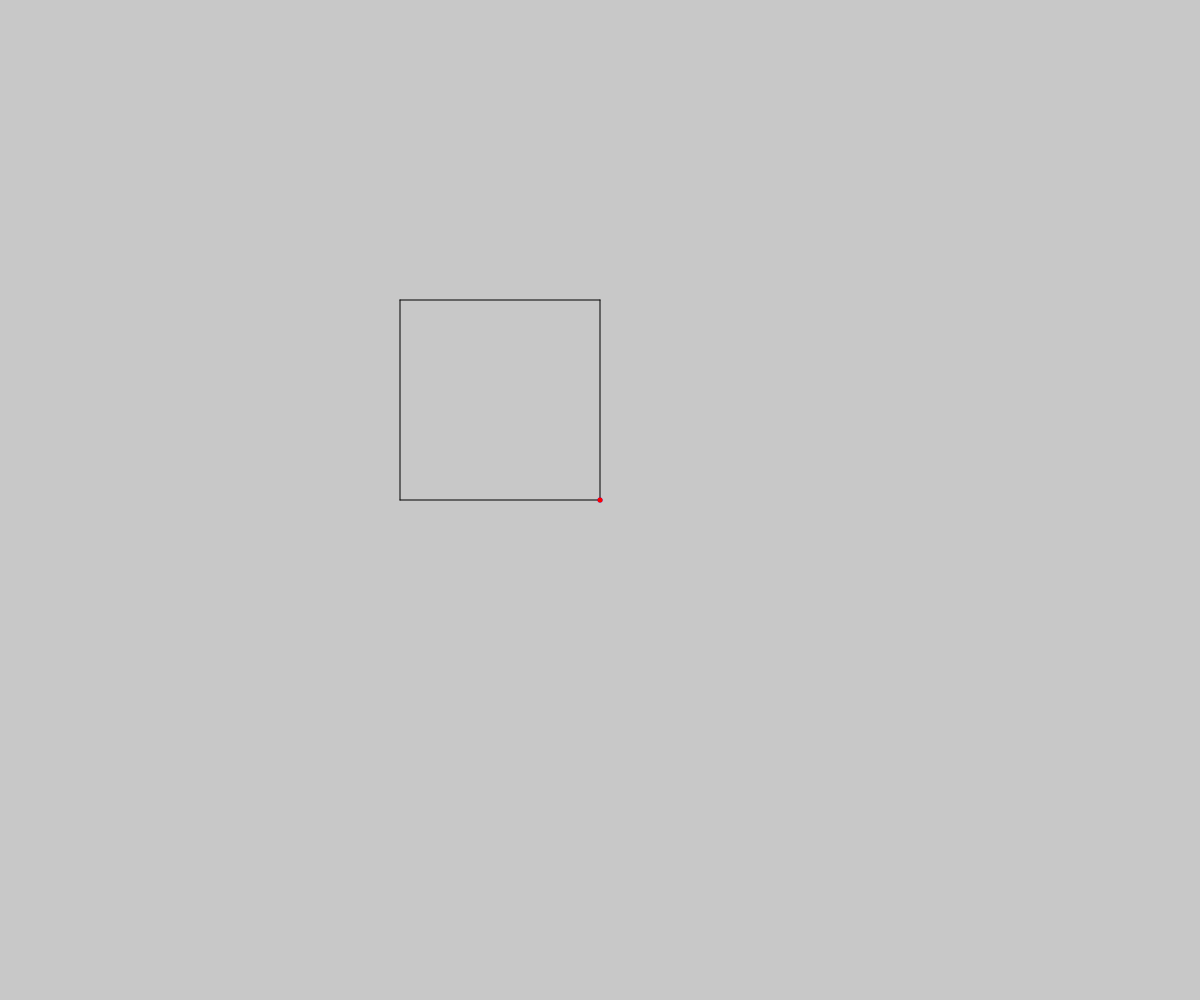
Frame 1 (no input)
Frame 60 (no input): identical to frame 1, image omitted
Frame 120 (the mouse pressed at the canvas centre since frame 60): identical to frame 1, image omitted

The p5.js sketch that drew this single still picture (run headless with seeded random() and noise() and a simulated clock; from frame 60 on, the mouse is pressed at the canvas centre):

// p5.js sketch
// ── sketch.js
function setup() {
  createCanvas(window.innerWidth, window.innerHeight);
}

function draw() {
  initialize();

  turnRight(90);
  trace(200);

  turnRight(90);
  trace(200);

  turnRight(90);
  trace(200);

  turnRight(90);
  trace(200);

  plotStartEnd();
}

function initialize() {
  // colors
  background(200);
  stroke(0);
  strokeWeight(1);

  // centering
  push();
  translate(width / 2, height / 2);
}

function plotStartEnd() {
  // ending point
  stroke(0, 0, 255);
  strokeWeight(5);
  point(0, 0);
  pop();

  // starting point
  push();
  translate(width / 2, height / 2);
  stroke(255, 0, 0);
  strokeWeight(5);
  point(0, 0);
  pop();
}

function forward(distance) {
  translate(0, distance);
}

function trace(distance) {
  line(0, 0, 0, distance);
  translate(0, distance);
}

function turnRight(angle) {
  rotate(radians(angle));
}

function turnLeft(angle) {
  rotate(radians(-angle));
}
